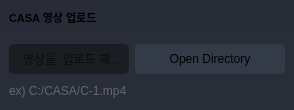
                        <widget class="QFrame" name="frame_div_content_1">
                         <property name="minimumSize">
                          <size>
                           <width>0</width>
                           <height>110</height>
                          </size>
                         </property>
                         <property name="maximumSize">
                          <size>
                           <width>16777215</width>
                           <height>110</height>
                          </size>
                         </property>
                         <property name="styleSheet">
                          <string notr="true">background-color: rgb(41, 45, 56);
border-radius: 5px;
</string>
                         </property>
                         <property name="frameShape">
                          <enum>QFrame::NoFrame</enum>
                         </property>
                         <property name="frameShadow">
                          <enum>QFrame::Raised</enum>
                         </property>
                         <layout class="QVBoxLayout" name="verticalLayout_7">
                          <property name="spacing">
                           <number>0</number>
                          </property>
                          <property name="leftMargin">
                           <number>0</number>
                          </property>
                          <property name="topMargin">
                           <number>0</number>
                          </property>
                          <property name="rightMargin">
                           <number>0</number>
                          </property>
                          <property name="bottomMargin">
                           <number>0</number>
                          </property>
                          <item>
                           <widget class="QFrame" name="frame_title_wid_1">
                            <property name="maximumSize">
                             <size>
                              <width>16777215</width>
                              <height>35</height>
                             </size>
                            </property>
                            <property name="styleSheet">
                             <string notr="true">background-color: rgb(39, 44, 54);</string>
                            </property>
                            <property name="frameShape">
                             <enum>QFrame::StyledPanel</enum>
                            </property>
                            <property name="frameShadow">
                             <enum>QFrame::Raised</enum>
                            </property>
                            <layout class="QVBoxLayout" name="verticalLayout_8">
                             <item>
                              <widget class="QLabel" name="labelBoxBlenderInstalation">
                               <property name="font">
                                <font>
                                 <family>Segoe UI</family>
                                 <pointsize>8</pointsize>
                                 <weight>75</weight>
                                 <bold>true</bold>
                                </font>
                               </property>
                               <property name="styleSheet">
                                <string notr="true"/>
                               </property>
                               <property name="text">
                                <string>CASA 영상 업로드</string>
                               </property>
                              </widget>
                             </item>
                            </layout>
                           </widget>
                          </item>
                          <item>
                           <widget class="QFrame" name="frame_content_wid_1">
                            <property name="frameShape">
                             <enum>QFrame::NoFrame</enum>
                            </property>
                            <property name="frameShadow">
                             <enum>QFrame::Raised</enum>
                            </property>
                            <layout class="QHBoxLayout" name="horizontalLayout_9">
                             <item>
                              <layout class="QGridLayout" name="gridLayout">
                               <property name="bottomMargin">
                                <number>0</number>
                               </property>
                               <item row="1" column="0" colspan="2">
                                <widget class="QLabel" name="labelVersion_3">
                                 <property name="styleSheet">
                                  <string notr="true">color: rgb(98, 103, 111);</string>
                                 </property>
                                 <property name="lineWidth">
                                  <number>1</number>
                                 </property>
                                 <property name="text">
                                  <string>ex) C:/CASA/C-1.mp4</string>
                                 </property>
                                 <property name="alignment">
                                  <set>Qt::AlignLeading|Qt::AlignLeft|Qt::AlignVCenter</set>
                                 </property>
                                </widget>
                               </item>
                               <item row="0" column="0">
                                <widget class="QLineEdit" name="lineEdit">
                                 <property name="minimumSize">
                                  <size>
                                   <width>0</width>
                                   <height>30</height>
                                  </size>
                                 </property>
                                 <property name="styleSheet">
                                  <string notr="true">QLineEdit {
	background-color: rgb(27, 29, 35);
	border-radius: 5px;
	border: 2px solid rgb(27, 29, 35);
	padding-left: 10px;
}
QLineEdit:hover {
	border: 2px solid rgb(64, 71, 88);
}
QLineEdit:focus {
	border: 2px solid rgb(91, 101, 124);
}</string>
                                 </property>
                                 <property name="placeholderText">
                                  <string>영상을  업로드 해주세요.</string>
                                 </property>
                                </widget>
                               </item>
                               <item row="0" column="1">
                                <widget class="QPushButton" name="push">
                                 <property name="minimumSize">
                                  <size>
                                   <width>150</width>
                                   <height>30</height>
                                  </size>
                                 </property>
                                 <property name="font">
                                  <font>
                                   <family>Segoe UI</family>
                                   <pointsize>9</pointsize>
                                  </font>
                                 </property>
                                 <property name="styleSheet">
                                  <string notr="true">QPushButton {
	border: 2px solid rgb(52, 59, 72);
	border-radius: 5px;	
	background-color: rgb(52, 59, 72);
}
QPushButton:hover {
	background-color: rgb(57, 65, 80);
	border: 2px solid rgb(61, 70, 86);
}
QPushButton:pressed {	
	background-color: rgb(35, 40, 49);
	border: 2px solid rgb(43, 50, 61);
}</string>
                                 </property>
                                 <property name="text">
                                  <string>Open Directory</string>
                                 </property>
                                 <property name="icon">
                                  <iconset>
                                   <normaloff>:/16x16/icons/16x16/cil-folder-open.png</normaloff>:/16x16/icons/16x16/cil-folder-open.png</iconset>
                                 </property>
                                </widget>
                               </item>
                              </layout>
                             </item>
                            </layout>
                           </widget>
                          </item>
                         </layout>
                        </widget>
